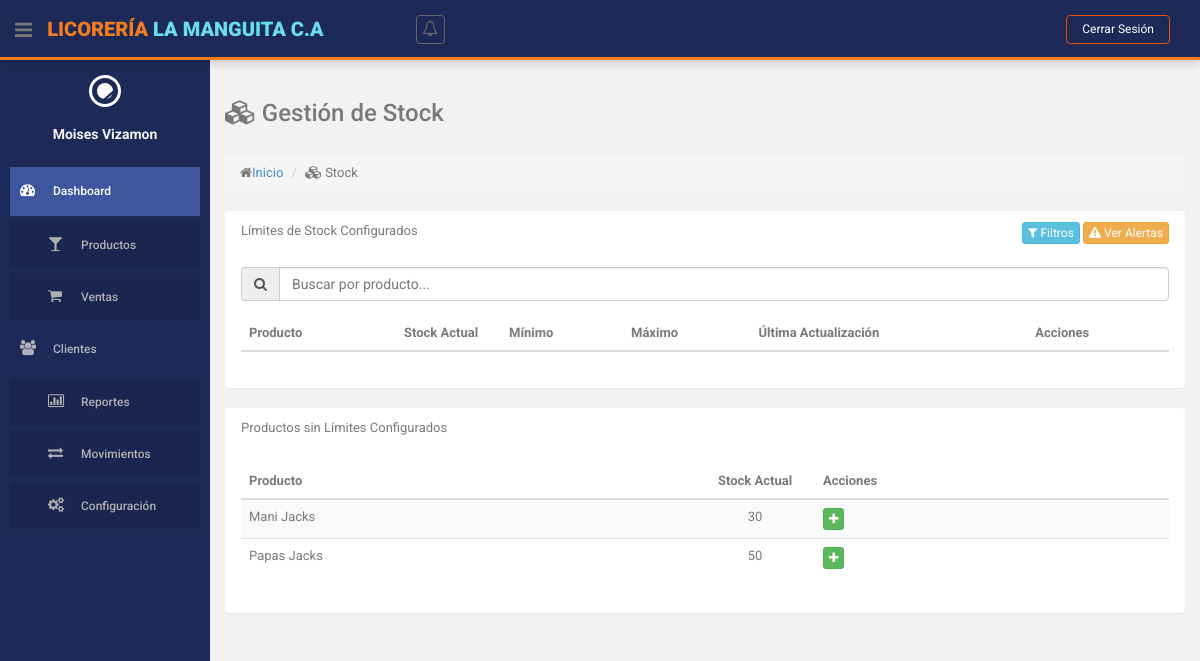
/index.php?action=gestion-stock (signed in), run on an earlier commit of the app's database.
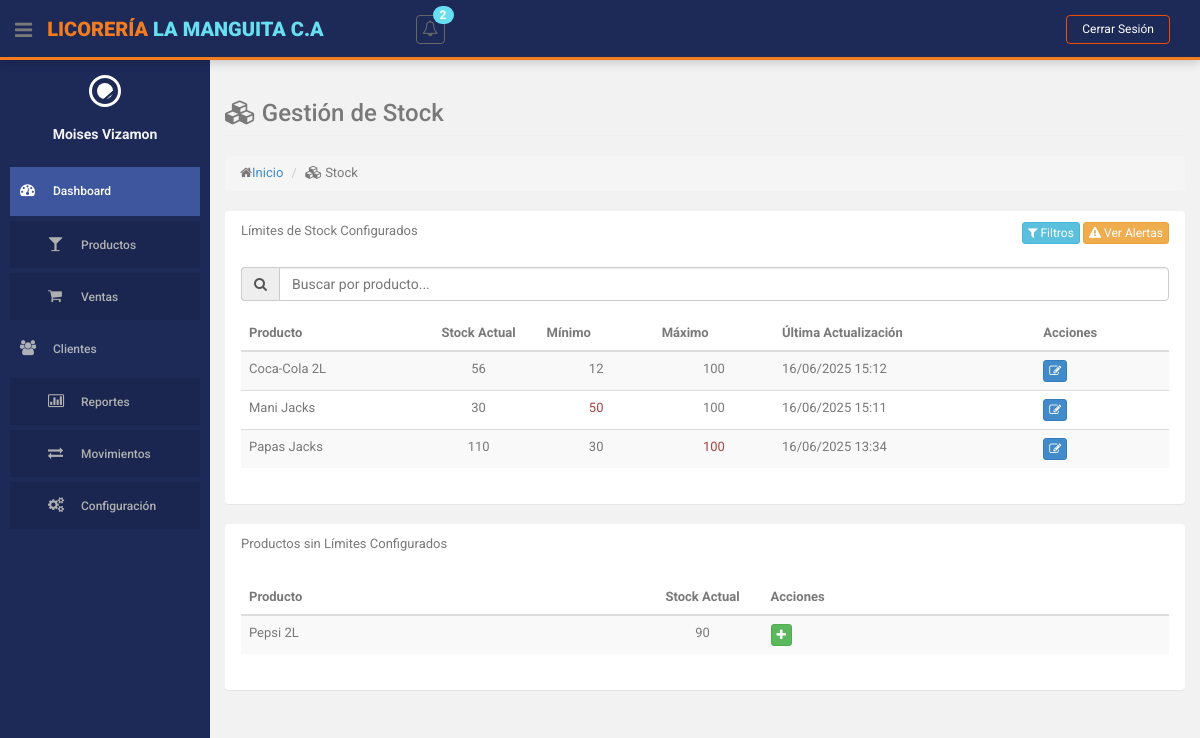
And on a later commit of the database.
### tables this page shows
CREATE TABLE `producto` (
  `id` int(10) NOT NULL,
  `descripcion` varchar(255) NOT NULL,
  `cantidad` int(255) NOT NULL,
  `precio` decimal(10,2) NOT NULL,
  `id_categoria` int(11) NOT NULL,
  `id_estatus` int(11) NOT NULL
);

CREATE TABLE `stock_limites` (
  `id` int(11) NOT NULL,
  `id_producto` int(10) NOT NULL,
  `stock_minimo` int(11) NOT NULL DEFAULT 0,
  `stock_maximo` int(11) NOT NULL DEFAULT 0,
  `fecha_actualizacion` datetime NOT NULL DEFAULT current_timestamp(),
  `id_usuario` int(10) NOT NULL
);

### controllers/StockLimiteController.php (called while the page is built, shortened)
<?php
class StockLimiteController
{
    private $model;
    public function __construct()
    {
        require_once ROOT_PATH . 'models/StockLimiteModel.php';
        $this->model = new StockLimiteModel();
    }
    public function index()
    {
        $limites = $this->model->obtenerTodosLimites();
        $productosSinLimite = $this->model->obtenerProductosSinLimite();
        $this->loadView('stock_limite/index', [
            'limites' => $limites,
            'productosSinLimite' => $productosSinLimite
        ]);
    }
    private function loadView($view, $data = [])
    {
        extract($data);
        require ROOT_PATH . 'views/layouts/header.php';
        require ROOT_PATH . 'views/' . $view . '.php';
        require ROOT_PATH . 'views/layouts/footer.php';
    }
}

### models/StockLimiteModel.php (called while the page is built, shortened)
<?php
class StockLimiteModel
{
    private $db;
    public function __construct()
    {
        require_once ROOT_PATH . 'config/database.php';
        $database = new Database();
        $this->db = $database->getConnection();
    }
    public function obtenerTodosLimites()
    {
        $query = "SELECT sl.*, p.descripcion as producto, p.cantidad,
                  CONCAT(u.nombres, ' ', u.apellidos) as usuario
                  FROM stock_limites sl
                  JOIN producto p ON sl.id_producto = p.id
                  JOIN usuarios u ON sl.id_usuario = u.id
                  ORDER BY p.descripcion";
        $stmt = $this->db->prepare($query);
        $stmt->execute();
        return $stmt->fetchAll(PDO::FETCH_ASSOC);
    }
    public function obtenerProductosSinLimite()
    {
        $query = "SELECT p.id, p.descripcion, p.cantidad FROM producto p
                  LEFT JOIN stock_limites sl ON p.id = sl.id_producto
                  WHERE sl.id_producto IS NULL AND p.id_estatus = 1
                  ORDER BY p.descripcion";
        $stmt = $this->db->prepare($query);
        $stmt->execute();
        return $stmt->fetchAll(PDO::FETCH_ASSOC);
    }
    public function obtenerProductosConStockBajo()
    {
        $query = "SELECT p.id, p.descripcion, p.cantidad, sl.stock_minimo
                  FROM producto p
                  JOIN stock_limites sl ON p.id = sl.id_producto
                  WHERE p.cantidad <= sl.stock_minimo AND p.id_estatus = 1
                  ORDER BY p.descripcion";
        $stmt = $this->db->prepare($query);
        $stmt->execute();
        return $stmt->fetchAll(PDO::FETCH_ASSOC);
    }
    public function obtenerProductosConStockAlto()
    {
        $query = "SELECT p.id, p.descripcion, p.cantidad, sl.stock_maximo
                  FROM producto p
                  JOIN stock_limites sl ON p.id = sl.id_producto
                  WHERE p.cantidad >= sl.stock_maximo AND p.id_estatus = 1
                  ORDER BY p.descripcion";
        $stmt = $this->db->prepare($query);
        $stmt->execute();
        return $stmt->fetchAll(PDO::FETCH_ASSOC);
    }
}

### config/database.php (called while the page is built, shortened)
<?php
class Database {
    private $host = 'localhost';
    private $db_name = 'licoreria';
    private $username = 'root';
    private $password = '';
    public function getConnection() {
        $this->conn = null;
        try {
            $this->conn = new PDO(
                "mysql:host=" . $this->host . ";dbname=" . $this->db_name,
                $this->username,
                $this->password
            );
            $this->conn->exec("set names utf8");
            $this->conn->setAttribute(PDO::ATTR_ERRMODE, PDO::ERRMODE_EXCEPTION);
        } catch(PDOException $exception) {
            echo "Error de conexión: " . $exception->getMessage();
        }
        return $this->conn;
    }
}
?>

### helpers/notifications.php (called while the page is built)
<?php
function obtenerNotificacionesStock() {
    require_once ROOT_PATH . 'models/StockLimiteModel.php';
    $stockModel = new StockLimiteModel();
    $stockBajo = $stockModel->obtenerProductosConStockBajo();
    $stockAlto = $stockModel->obtenerProductosConStockAlto();
    $notificaciones = [];
    $total = count($stockBajo) + count($stockAlto);
    if (!empty($stockBajo)) {
        $notificaciones[] = [
            'tipo' => 'danger',
            'icono' => 'bolt',
            'mensaje' => 'Stock bajo en '.count($stockBajo).' producto(s)',
            'url' => BASE_URL.'index.php?action=gestion-stock&method=alertas',
            'tiempo' => 'Reciente'
        ];
    }
    if (!empty($stockAlto)) {
        $notificaciones[] = [
            'tipo' => 'warning',
            'icono' => 'exclamation-triangle',
            'mensaje' => 'Stock alto en '.count($stockAlto).' producto(s)',
            'url' => BASE_URL.'index.php?action=gestion-stock&method=alertas',
            'tiempo' => 'Reciente'
        ];
    }
    return [
        'total' => $total,
        'notificaciones' => $notificaciones,
        'hayAlertas' => $total > 0
    ];
}

### views/stock_limite/index.php (the view, shortened to what the changed rows need)
<section id="main-content">
    <section class="wrapper">
        <div class="row">
            <div class="col-lg-12">
                <section class="panel">
                    <div class="panel-body">
                        <table id="tablaStock" class="table table-striped table-advance table-hover">
                            <thead>
                                <tr>
                                    <th>Producto</th>
                                    <th class="text-center" style="width: 120px;">Stock Actual</th>
                                    <th>Mínimo</th>
                                    <th>Máximo</th>
                                    <th>Última Actualización</th>
                                    <th>Acciones</th>
                                </tr>
                            </thead>
                            <tbody>
                                <?php foreach ($limites as $limite): ?>
                                    <tr>
                                        <td><?= htmlspecialchars($limite['producto']) ?></td>
                                        <td class="text-center"><?= isset($limite['cantidad']) ? $limite['cantidad'] : 0 ?></td>
                                        <td class="text-center <?= (isset($limite['cantidad']) && $limite['cantidad'] <= $limite['stock_minimo']) ? 'text-danger' : '' ?>">
                                            <?= $limite['stock_minimo'] ?>
                                        </td>
                                        <td class="text-center <?= (isset($limite['cantidad']) && $limite['cantidad'] >= $limite['stock_maximo']) ? 'text-danger' : '' ?>">
                                            <?= $limite['stock_maximo'] ?>
                                        </td>
                                        <td><?= date('d/m/Y H:i', strtotime($limite['fecha_actualizacion'])) ?></td>
                                        <td>
                                            <div class="btn-group">
                                                <a href="index.php?action=gestion-stock&method=editar&id=<?= $limite['id_producto'] ?>"
                                                   class="btn btn-primary btn-xs" title="Editar">
                                                    <i class="fa fa-edit"></i>
                                                </a>
                                            </div>
                                        </td>
                                    </tr>
                                <?php endforeach; ?>
                            </tbody>
                        </table>
                    </div>
                </section>
                <?php if (!empty($productosSinLimite)): ?>
                <section class="panel">
                    <div class="panel-body">
                        <table id="tablaSinLimites" class="table table-striped table-advance table-hover">
                            <thead>
                                <tr>
                                    <th>Producto</th>
                                    <th class="text-center" style="width: 120px;">Stock Actual</th>
                                    <th>Acciones</th>
                                </tr>
                            </thead>
                            <tbody>
                                <?php foreach ($productosSinLimite as $producto): ?>
                                    <tr>
                                        <td><?= htmlspecialchars($producto['descripcion']) ?></td>
                                        <td class="text-center"><?= $producto['cantidad'] ?></td>
                                        <td>
                                            <div class="btn-group">
                                                <a href="index.php?action=gestion-stock&method=editar&id=<?= $producto['id'] ?>"
                                                   class="btn btn-success btn-xs" title="Configurar">
                                                    <i class="fa fa-plus"></i>
                                                </a>
                                            </div>
                                        </td>
                                    </tr>
                                <?php endforeach; ?>
                            </tbody>
                        </table>
                    </div>
                </section>
                <?php endif; ?>
            </div>
        </div>
    </section>
</section>

### views/layouts/header.php (shortened to what the changed rows need)
<!DOCTYPE html>
<html lang="es">
<head>
    <link href="<?php echo BASE_URL; ?>assets/css/bootstrap.css" rel="stylesheet">
    <link href="<?php echo BASE_URL; ?>assets/font-awesome/css/font-awesome.css" rel="stylesheet">
    <link rel="stylesheet" type="text/css" href="<?php echo BASE_URL; ?>assets/css/zabuto_calendar.css">
    <link rel="stylesheet" type="text/css" href="<?php echo BASE_URL; ?>assets/js/gritter/css/jquery.gritter.css">
    <link rel="stylesheet" type="text/css" href="<?php echo BASE_URL; ?>assets/lineicons/style.css">
    <link href="<?php echo BASE_URL; ?>assets/css/style.css" rel="stylesheet">
    <link href="<?php echo BASE_URL; ?>assets/css/style-responsive.css" rel="stylesheet">
    <link rel="stylesheet" type="text/css" href="https://cdn.datatables.net/1.11.5/css/jquery.dataTables.css">
</head>
<body>
    <section id="container">
        <header class="header black-bg">
            <div class="nav notify-row" id="top_menu">
                <ul class="nav top-menu">
                    <li class="dropdown">
                        <?php
                        $notificaciones = obtenerNotificacionesStock();
                        $totalNotificaciones = $notificaciones['total'];
                        ?>
                        <a data-toggle="dropdown" class="dropdown-toggle" href="#">
                            <i class="fa fa-bell-o"></i>
                            <?php if ($totalNotificaciones > 0): ?>
                                <span class="badge bg-theme"><?= $totalNotificaciones ?></span>
                            <?php endif; ?>
                        </a>
                    </li>
                </ul>
            </div>
        </header>

What changed in the data, as far as the page shows it:
no longer on this page (row unchanged): producto: descripcion "Mani Jacks", cantidad "30"
no longer on this page (row edited): producto: descripcion "Papas Jacks", cantidad "50"
added stock_limites: id_producto.descripcion "Coca-Cola 2L", id_producto.cantidad "56", stock_minimo "12", stock_maximo "100", fecha_actualizacion "16/06/2025 15:12"
added stock_limites: id_producto.descripcion "Mani Jacks", id_producto.cantidad "30", stock_minimo "50", stock_maximo "100", fecha_actualizacion "16/06/2025 15:11"
added stock_limites: id_producto.descripcion "Papas Jacks", id_producto.cantidad "110", stock_minimo "30", stock_maximo "100", fecha_actualizacion "16/06/2025 13:34"
now on this page (row edited): producto: descripcion "Pepsi 2L", cantidad "90"
Also different on the page:
$totalNotificaciones: (not shown) → "2"
